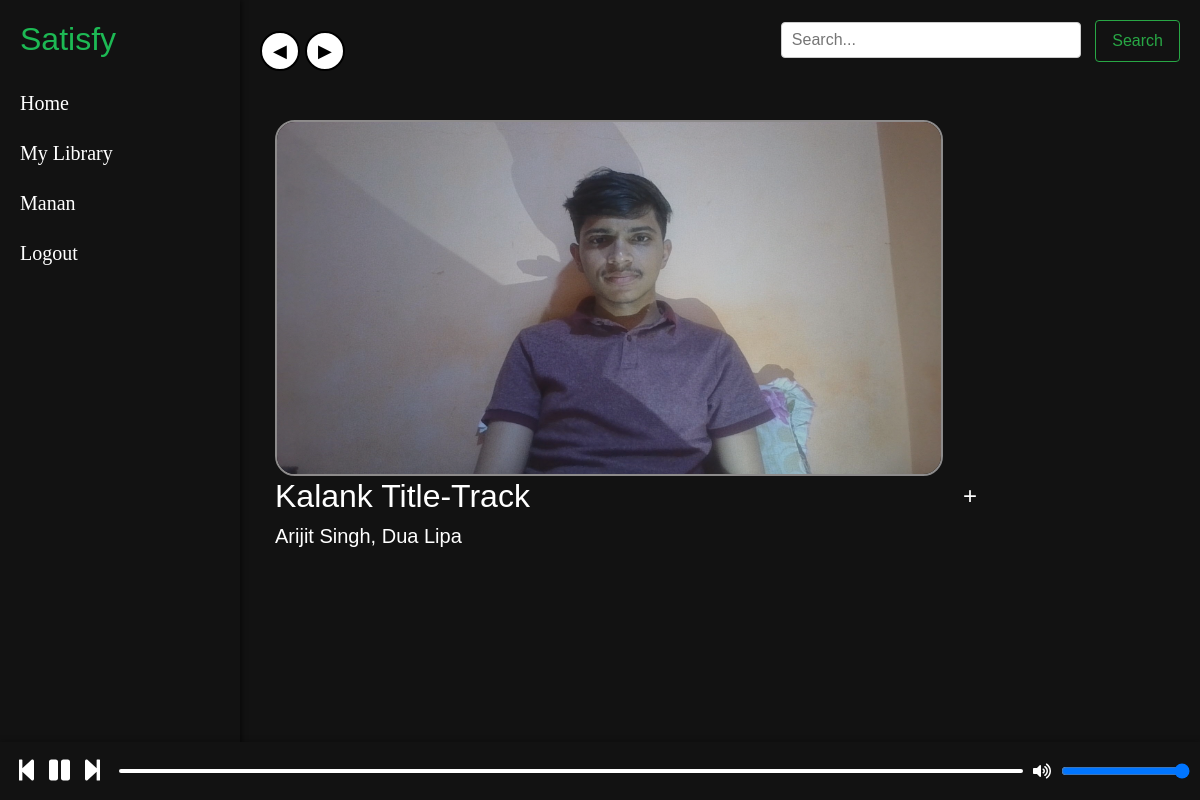
/music/song/7 (signed in), run on the app's committed database.
### music/models.py (models this page shows, shortened)
class Song(models.Model):
    album=models.ForeignKey("Album",on_delete=models.CASCADE,verbose_name=_("Song Album"))
    songThumbnail=models.ImageField(_("Song Thumbnail"),upload_to='thumbnail/',help_text=".jpg, .png, .jpeg, .svg supported")
    song_name=models.CharField(_("Song Name"),max_length=50)
    song=models.FileField(_("song"),upload_to='songs/',help_text="mp3* required")
    created=models.DateTimeField(_("CreatedAt"),auto_now_add=True)
    last_update=models.DateTimeField(_("UpdatedAt"),auto_now=True)
    artists = models.ManyToManyField(Artist)
    class Meta:
        verbose_name=_("Song")

class Artist(models.Model):
    artist_name=models.CharField(_("Artist Name"),max_length=50)
    artist_image=models.ImageField(_("Artist Image"),upload_to='artist/',null=True)
    created=models.DateTimeField(_("CreatedAt"),auto_now_add=True)
    last_update=models.DateTimeField(_("UpdatedAt"),auto_now=True)
    class Meta:
        verbose_name=_("Artist")
        verbose_name_plural=_("Artists")
    def __str__(self):
        return self.artist_name

### music/views.py (the view)
# urls.py: path('song/<int:pid>',views.song,name="song"),
@login_required
def song(request,pid=0):
    if pid:
        song=Song.objects.get(id=pid)
        libraries=Library.objects.filter(user=request.user)
        artists=song.artists.all()
        return render(request,'music/desc.html',{'song':song , "artists":artists,"libraries":libraries})

### templates/music/desc.html (shortened to what this page needs)
{% extends 'music/spotify.html' %}
{% block style %}
    {% load static %}
    <link rel="stylesheet" href="{% static 'css/style-desc.css' %}">
{% endblock %}
{% block content %}
<div class="container">
    <div class="row description">
        <div class="col md-2">
            <img class="w-75 h-75 cover-image" src="{{ song.songThumbnail.url }}" alt="cover-image">
            <h2 class="music-title d-flex align-items-center">
                {{ song.song_name }}
                <div class="dropdown ms-2">
                    <button class="btn dropdown-toggle addbtn" type="button" data-bs-toggle="dropdown" aria-expanded="false"
                    style="font-size: 24px; border-radius: 50%; width: 40px; height: 40px; display: flex; align-items: center; justify-content: center;">
                        +
                    </button>
                </div>
            </h2>
            <div class="d-flex">
                <h5 class="music-desc">{{ artists|join:", " }}</h5>
            </div>
        </div>
    </div>
</div>
{% endblock %}
{%block body %}
<div class="player-container">
    <div class="player-controls">
        <button id="prev"><i class="fa fa-step-backward"></i></button>
        <button id="play-pause"></button>
        <button id="next"><i class="fa fa-step-forward"></i></button>
        <div class="progress-container">
            <div class="progress-bar" id="progress-bar">
            </div>
        </div>
        <div class="volume-control">
            <i class="fa fa-volume-up"></i>
            <input type="range" id="volume" min="0" max="1" step="0.01" value="1">
        </div>
    </div>
</div>
{% endblock %}

### templates/music/spotify.html (shortened to what this page needs)
<!DOCTYPE html>
<html lang="en">
<head>
    {% load static %}
    <link href="https://stackpath.bootstrapcdn.com/bootstrap/4.5.2/css/bootstrap.min.css" rel="stylesheet">
    {%block style %}
    {% endblock %}
</head>
<body>
    <div class="sidebar">
        <h2>Satisfy</h2>
        <a class="side-drop" href="/music/listen">Home</a>
        <div class="dropdown">
            <a class="side-drop" href="/music/library"> My Library</a>
            <a class="side-drop" href="/music/info">{{request.user.first_name}}</a>
            <a class="side-drop" href="/music/signout">Logout</a>
          </div>
    </div>
    <div class="main-content" id="main-content">
        <div class="top-bar">
            <div class="navigation-controls">
                <button class="nav-button" id="backBtn" onclick="goBack()">
                    &#9664;
                </button>
                <button class="nav-button" id="forthBtn" onclick="goForth()">
                    &#9654;
                </button>
            </div>
            <div class="search-bar">
                <form action="{% url 'search_results' %}" method="get">
                    <input type="text" name="q" placeholder="Search...">
                    <button class="btn btn-outline-success">Search</button>
                </form>
            </div>
        </div>
        {% block content %}{% endblock %}
    </div>
    {% block body %}
    {% endblock %}
</body>
</html>

### music/static/css/style-desc.css (style rules this page uses)
.description { background-color: black; background: fixed; position: relative; }
.music-title { font-family: Verdana, Geneva, Tahoma, sans-serif; color: white; }
.music-desc { font-family: Verdana, Geneva, Tahoma, sans-serif; color: white; cursor:pointer; }
.cover-image { border: 2px solid rgb(172, 170, 170); border-radius: 20px; background-clip: border-box; opacity: 0.8; margin-top: 2%; margin-left: 0; }

### templates/music/spotify.html (style rules this page uses)
body { font-family: Arial, sans-serif; margin: 0; padding: 0; overflow-x: hidden; background-color: #121212; }
.sidebar { position: fixed; top: 0; left: 0; height: 100%; width: 240px; background-color: #121212; color: #ffffff; padding: 20px; box-shadow: 2px 0 5px rgba(0,0,0,0.5); z-index: 1000; }
.sidebar h2 { color: #1db954; margin-bottom: 20px; }
.sidebar a { color: #ffffff; display: block; padding: 10px 0; text-decoration: none; }
.player-container { position: fixed; bottom: 0; width: 100%; background: #121212; padding: 10px; color: #ffffff; box-shadow: 0 -2px 5px rgba(0,0,0,0.2); z-index: 1000; }
.player-controls { display: flex; align-items: center; justify-content: space-between; }
.player-controls button { background: none; border: none; color: white; cursor: pointer; font-size: 1.5rem; }
.progress-container { flex-grow: 1; margin: 0 10px; }
.progress-bar { background: #ffffff; height: 4px; border-radius: 2px; cursor:not-allowed; position: relative; }
.volume-control { display: flex; align-items: center; }
.volume-control input[type="range"] { margin-left: 10px; background: transparent; }
.side-drop { background-color: #121212; color: white; font-family: serif; font-size: 20px; }
.main-content { margin-left: 240px; padding: 20px; background-color: #121212; }
.top-bar { display: flex; align-items: center; justify-content: space-between; margin-bottom: 20px; }
.navigation-controls { display: flex; margin-right: 15px; }
.nav-button { width: 40px; height: 40px; background-color: white; color: black; border: 2px solid black; border-radius: 50%; font-size: 18px; display: flex; align-items: center; justify-content: center; cursor: pointer; margin-right: 5px; }
.search-bar { display: flex; justify-content: flex-end; margin-bottom: 20px; align-items: center; }
.search-bar input[type="text"] { width: 300px; padding: 5px 10px; border: 1px solid #ccc; border-radius: 4px; }
.btn-outline-success { margin-left: 10px; padding: 8px 16px; border-radius: 4px; cursor: pointer; }

### templates/music/desc.html (style rules this page uses)
.dropdown-toggle::after { display: none; }
.addbtn { color: white; margin-left: 420px; font:bold; }

### data on the page
Song: songThumbnail (picture), song_name "Kalank Title-Track"
Artist: artist_name.artist_name "Arijit Singh, Dua Lipa"

### other printed values
{{ request.user.first_name }} "Manan"
